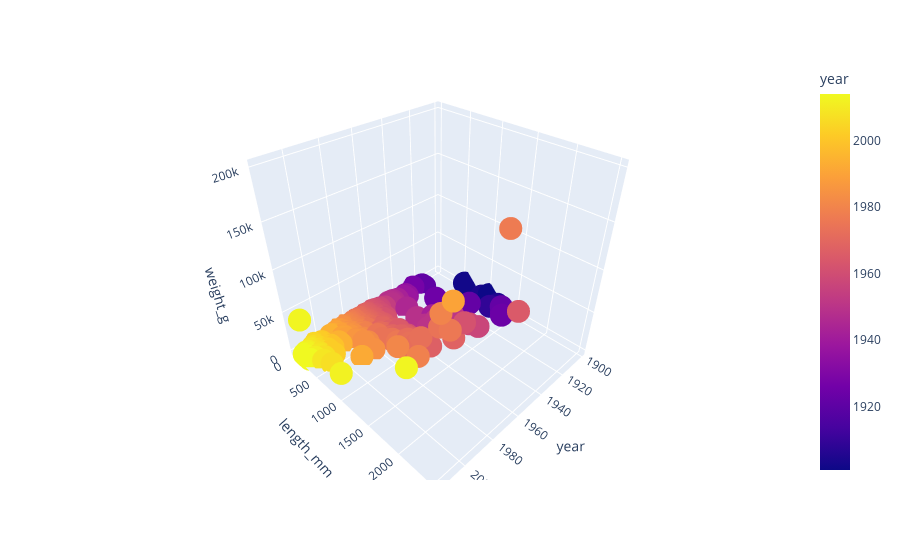

The notebook cell saved with this chart:
### Code cell
import pandas as pd
import plotly.express as px

# Load the data from the JSON file
df = pd.read_json('mammals_rand_2_norm.json')

# Exclude rows with missing weight_g or length_mm
df = df.dropna(subset=['weight_g', 'length_mm'])

# Create a 3D scatter plot with color based on 'year'
fig = px.scatter_3d(df,hover_data=['title'], x='year', y='length_mm', z='weight_g', color='year')

# Show the plot
fig.show()

### Figure 1 — Plotly figure (JSON) as saved in the notebook; plotly's stock layout.template omitted (floating-point values rounded to 4 significant figures; data arrays with more than 128 entries replaced by an {"elided": "..."} marker saying what was removed)
{"data": [{"customdata": {"elided": "7592x1 str values"}, "hovertemplate": "year=%{marker.color}<br>length_mm=%{y}<br>weight_g=%{z}<br>title=%{customdata[0]}<extra></extra>", "legendgroup": "", "marker": {"color": {"elided": "7592 int values"}, "coloraxis": "coloraxis", "symbol": "circle"}, "mode": "markers", "name": "", "scene": "scene", "showlegend": false, "type": "scatter3d", "x": {"elided": "7592 int values"}, "y": {"elided": "7592 float values"}, "z": {"elided": "7592 float values"}}], "layout": {"coloraxis": {"colorbar": {"title": {"text": "year"}}, "colorscale": [[0, "#0d0887"], [0.1111, "#46039f"], [0.2222, "#7201a8"], [0.3333, "#9c179e"], [0.4444, "#bd3786"], [0.5556, "#d8576b"], [0.6667, "#ed7953"], [0.7778, "#fb9f3a"], [0.8889, "#fdca26"], [1, "#f0f921"]]}, "legend": {"tracegroupgap": 0}, "margin": {"t": 60}, "scene": {"domain": {"x": [0, 1], "y": [0, 1]}, "xaxis": {"title": {"text": "year"}}, "yaxis": {"title": {"text": "length_mm"}}, "zaxis": {"title": {"text": "weight_g"}}}}}
